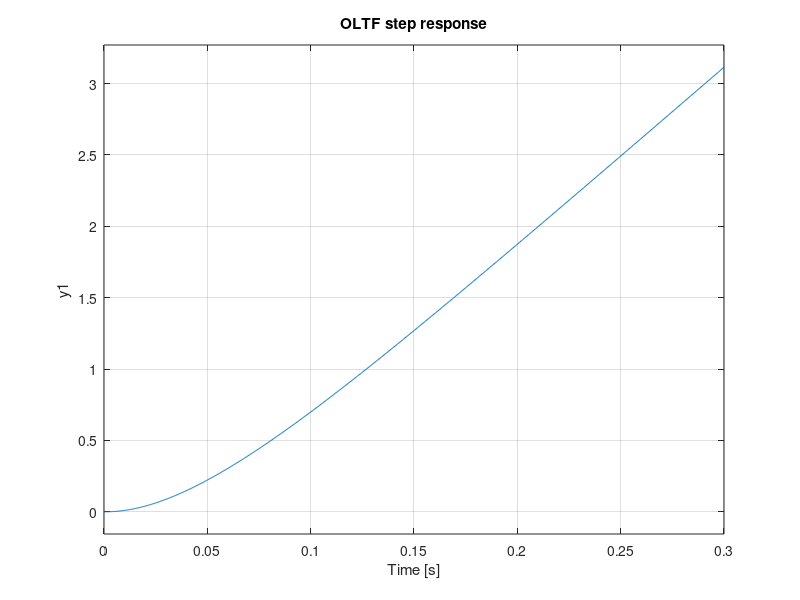
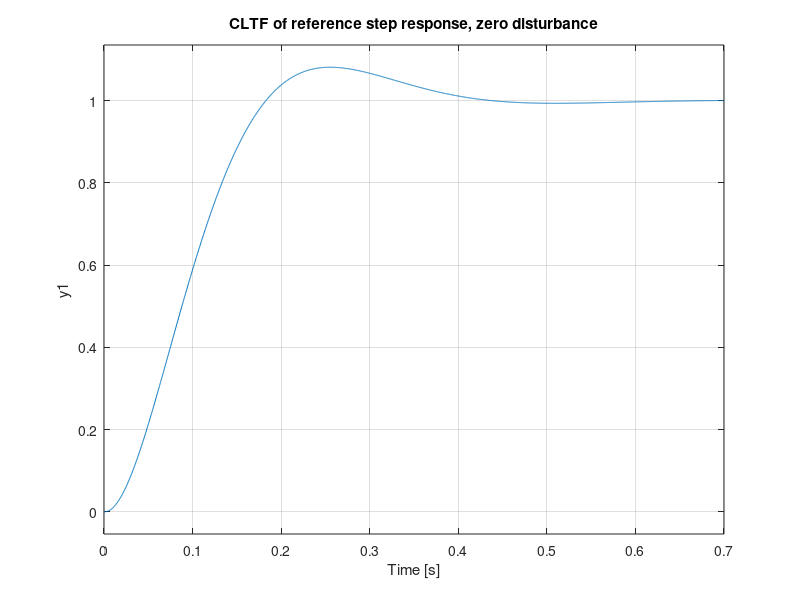
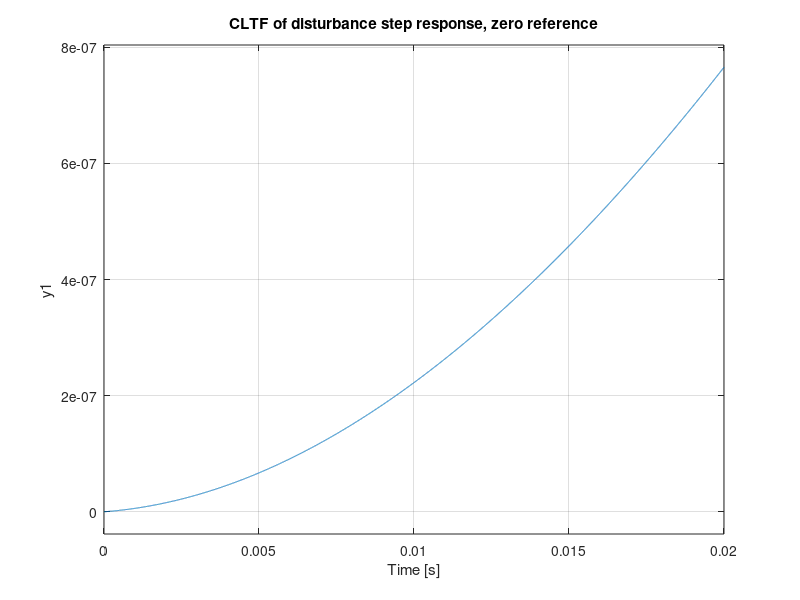

MATLAB code to generate these figures, in order:
s = tf('s');
J = 1;
b = 20;
R = 1;
L = 0.001;
Km = 5;
%systems
G2 = 1/(J*s^2 + b*s);
G1 = Km/(L*s + R);
Ka = 50;
open_sys = Ka * G1*G2; %OLTF
figure;
step(open_sys);
title('OLTF step response');
Td = G2/(1+Ka * G1); %CLTF of disturbance 
Ts = open_sys/(1+ open_sys); % CLTF of reference 
figure;
step(Ts); %3Azero disturbance
title('CLTF of reference step response, zero disturbance');
figure;
step(Td); %3Bzero refrence
title('CLTF of disturbance step response, zero reference');




